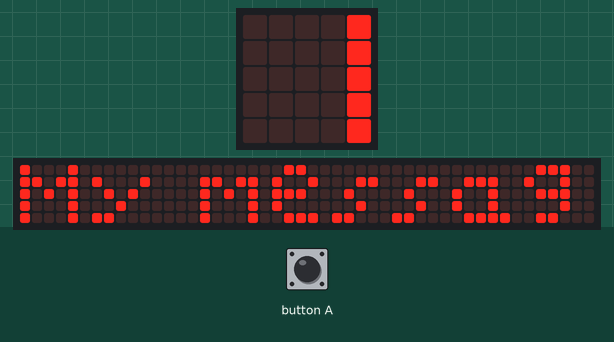
A program run on a simulated BBC micro:bit running MicroPython. On the bench: the board's 5×5 LED display, a strip that is not on the board, showing the scrolling text unrolled. The 48×5 strip is a reading aid, not a part: it shows the text the display is scrolling, unrolled, one strip-width of it at a time.

Above: at 0.07 s.
At 1.12 s:
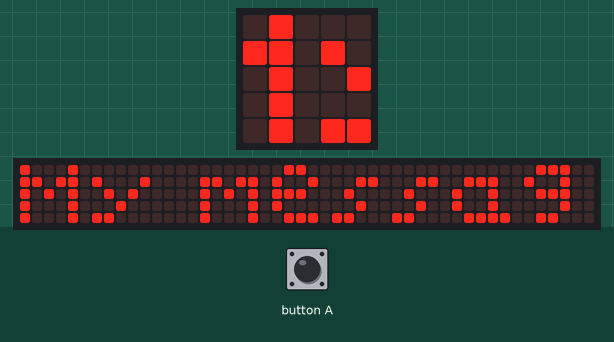
At 2.32 s:
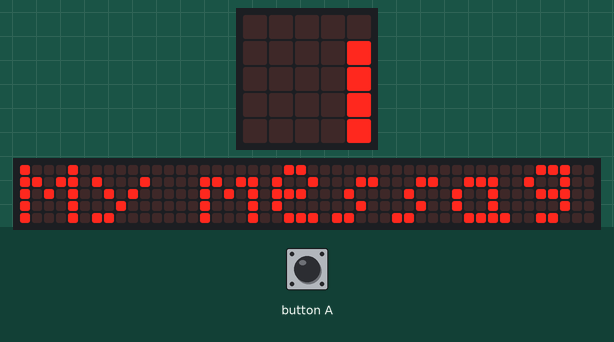
At 4.57 s:
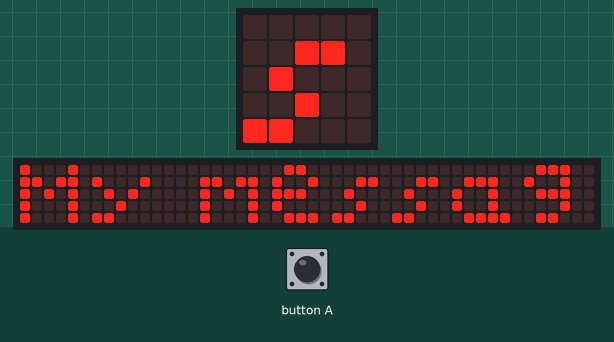
At 6.82 s:
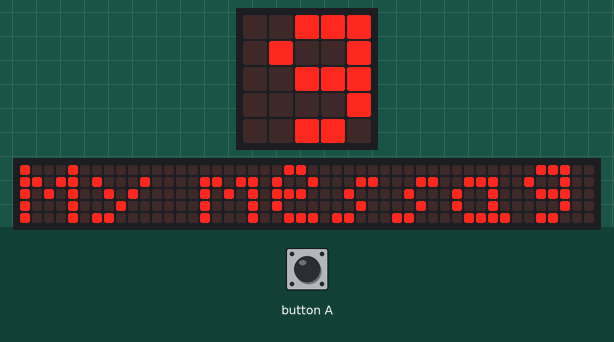
At 9.07 s:
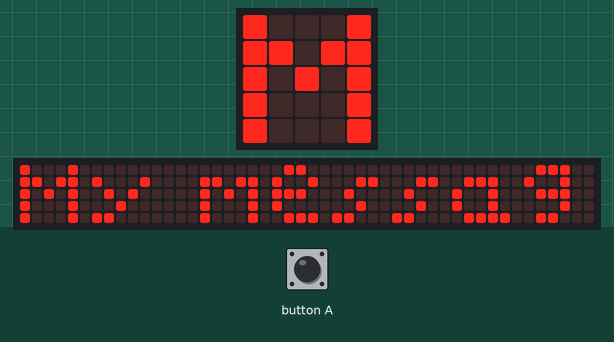

Measured:
- by itself, everything shown: repeats every 8.4 s, in 56 steps

The program:

2_logics.py
```python
############# ignore this bit for now #############
from microbit import *

def get_message(times_pressed):
    ############# edit below #############

    # times_pressed is a variable that holds an integer telling you how often
    # button A was pressed. Your task is to create a message that is going to
    # be displayed on the microbit
    message = 'My message'


    ############# edit above #############
    return message

while True:
    presses = button_a.get_presses()
    display.scroll(get_message(presses))
```
